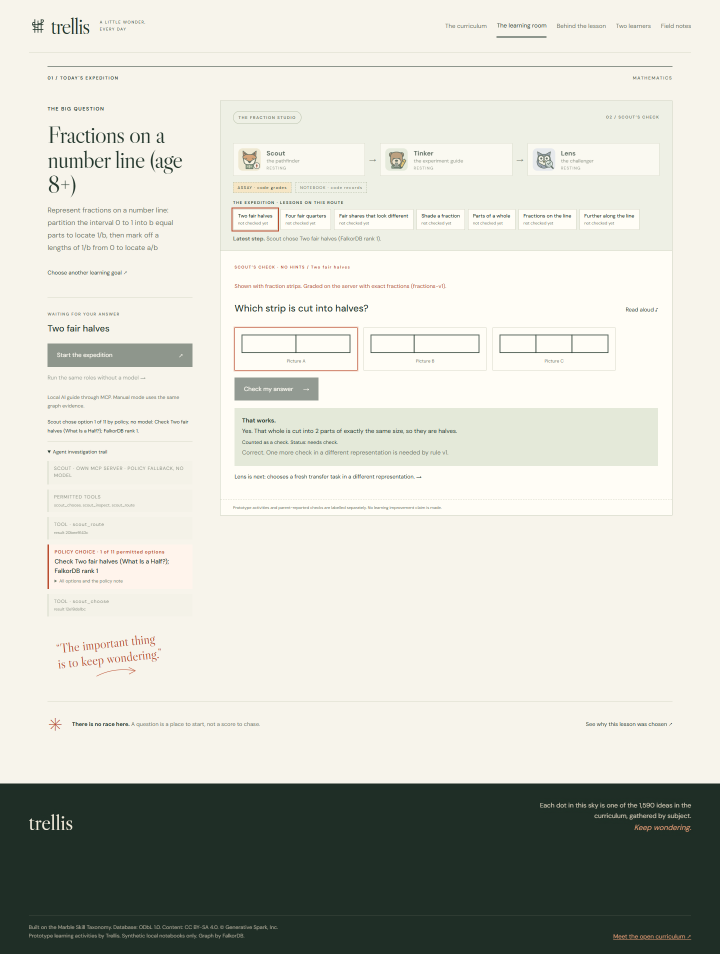
#> input picture evidence/screens/tutor-feedback.png, 1440 x 1907 px (shown at 1/2 size)
$ python make_readme_gif.py
#> lines starting #> are read from the running program, lines starting #| are printed output that depends on the picture
"""Encode an animated gallery of existing browser-check captures, without inventing UI states.
Development-only dependency: Pillow. Run from the project root after installing Pillow.
"""
from pathlib import Path
from PIL import Image

folder = Path(__file__).resolve().parent / 'screens'
names = ['tutor-feedback.png', 'tutor-lesson.png', 'tutor-graph-queries.png', 'tutor-field-notes.png']
frames = []
for name in names:
    with Image.open(folder / name) as source:
        # Keep the original screenshot, including its policy-mode labels, at a readable width.
#> source is the input picture: PIL image 1440x1907 RGB; mean R, G, B 205.7, 206.7, 197.6
        scale = 1000 / source.width
#> scale = 0.694
        image = source.convert('RGB').resize((1000, round(source.height * scale)), Image.Resampling.LANCZOS)
        frames.append(image)
height = max(frame.height for frame in frames)
canvases = []
for frame in frames:
    canvas = Image.new('RGB', (1000, height), '#f7f5eb')
    canvas.paste(frame, (0, 0))
    canvases.append(canvas.quantize(colors=192))
#> this loop made 4 passes
#> pass 1, `canvas = Image.new('RGB', (1000, height), '#f7f5eb')`:
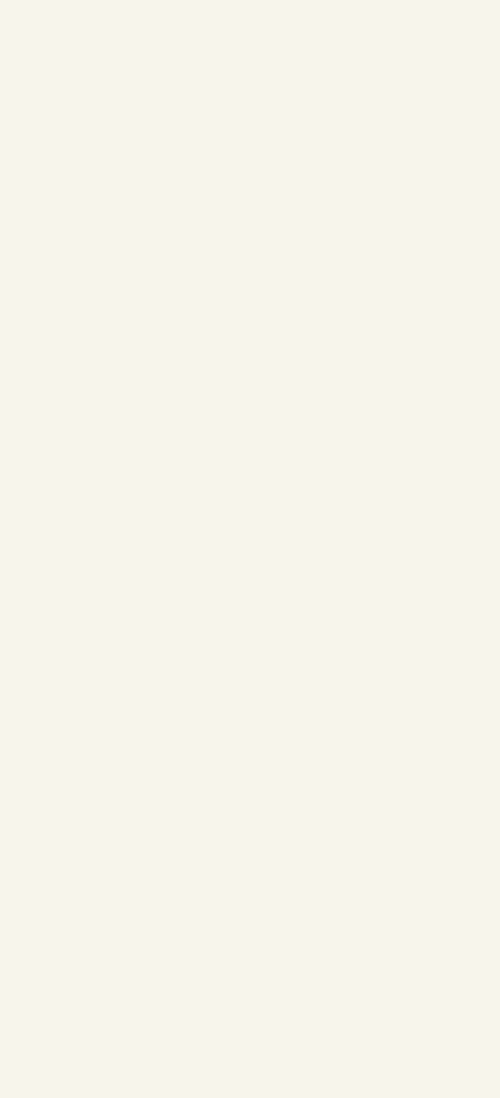
#> canvas: PIL image 1000x2196 RGB (shown at 1/2 size); mean R, G, B 247, 245, 235
#> after the loop:
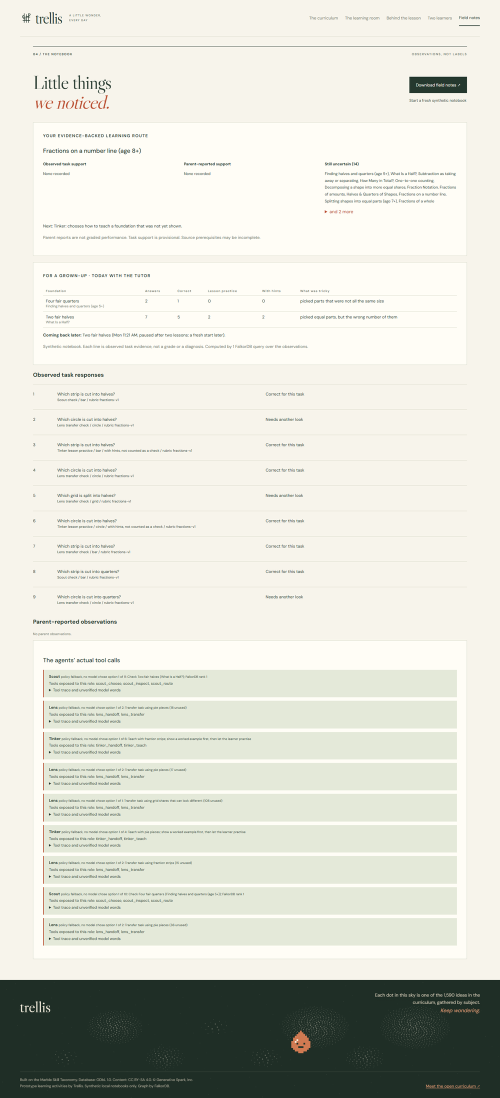
#> canvas: PIL image 1000x2196 RGB (shown at 1/2 size); mean R, G, B 219.8, 220.6, 210.9
canvases[0].save(folder / 'tutor-walkthrough.gif', save_all=True, append_images=canvases[1:],
                 duration=[3500, 4500, 3500, 3500], loop=0, disposal=2, optimize=True)
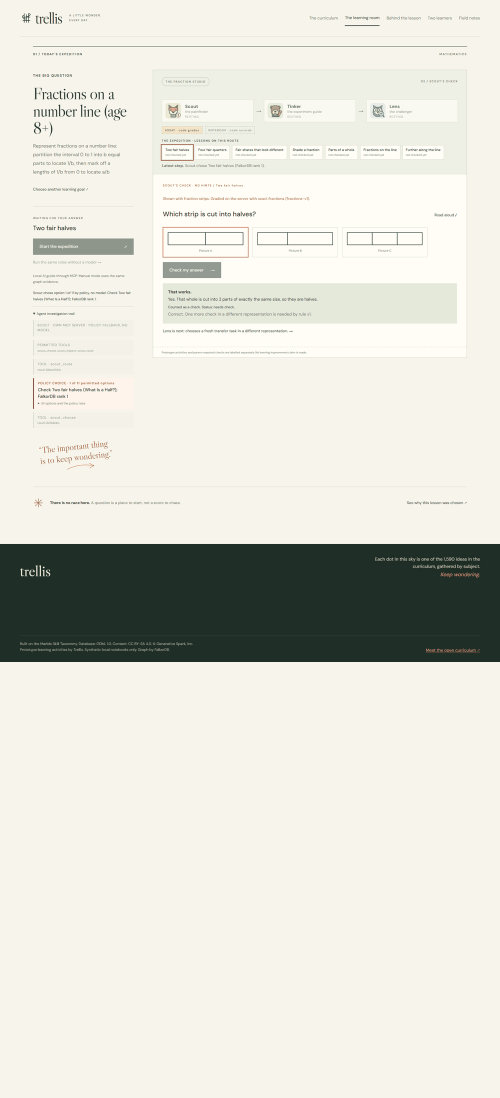
#> saved as tutor-walkthrough.gif: PIL image 1000x2196 P (shown at 1/2 size); mean R, G, B 222.1, 221.9, 212.5
print(folder / 'tutor-walkthrough.gif')
